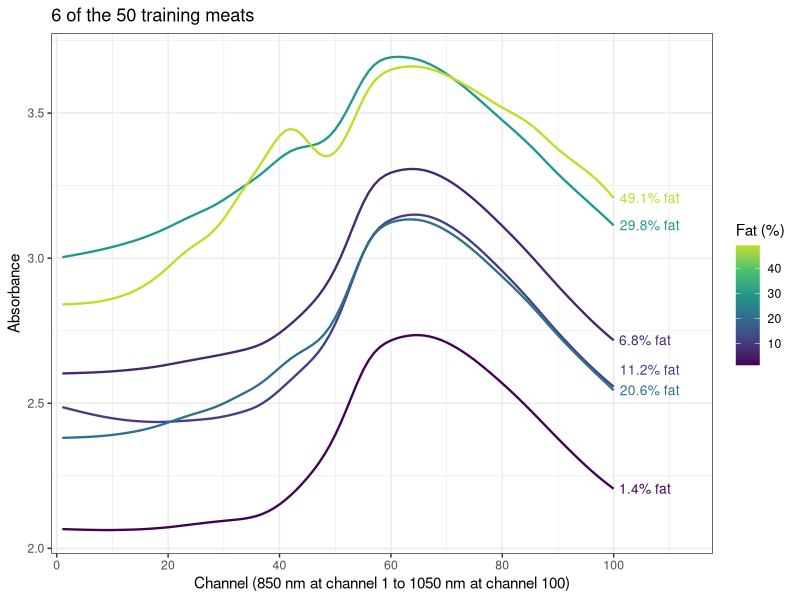
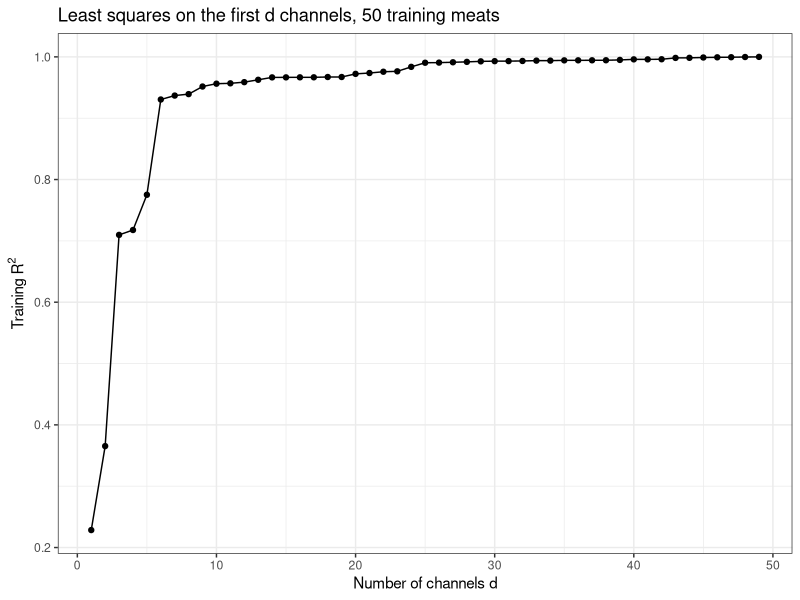
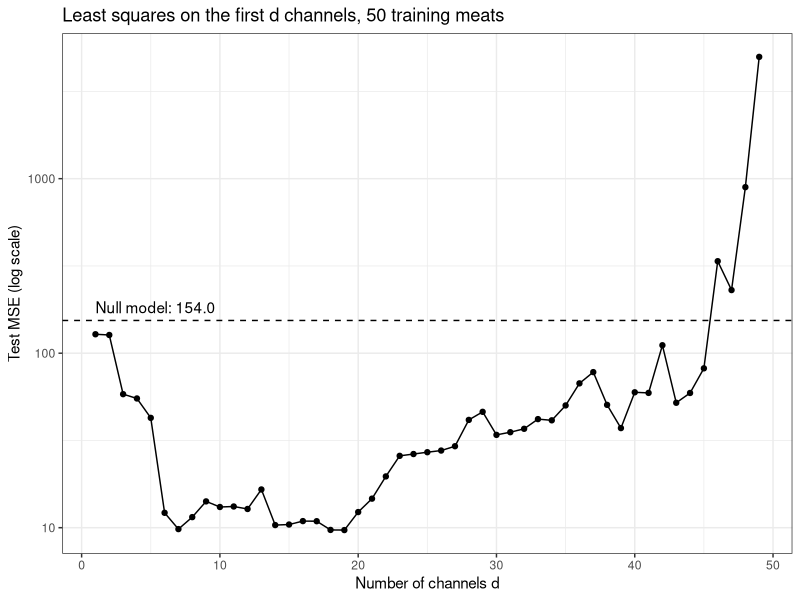
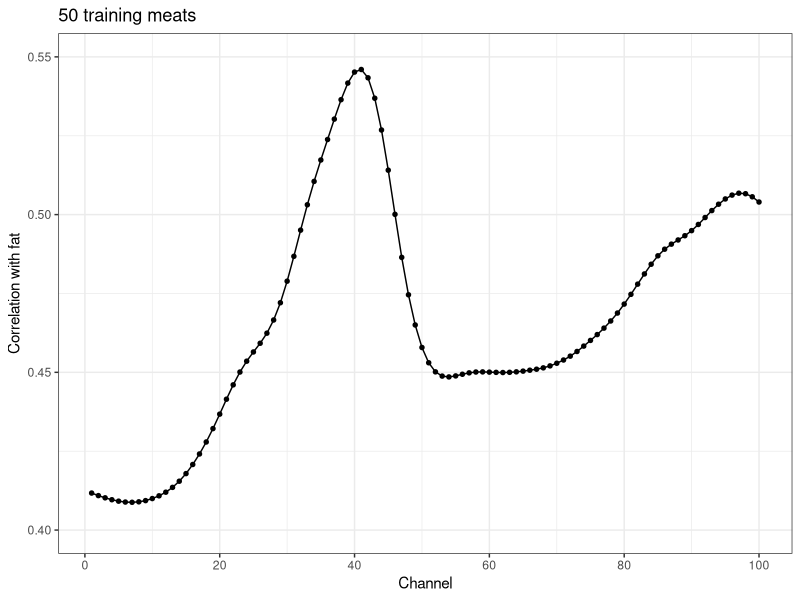
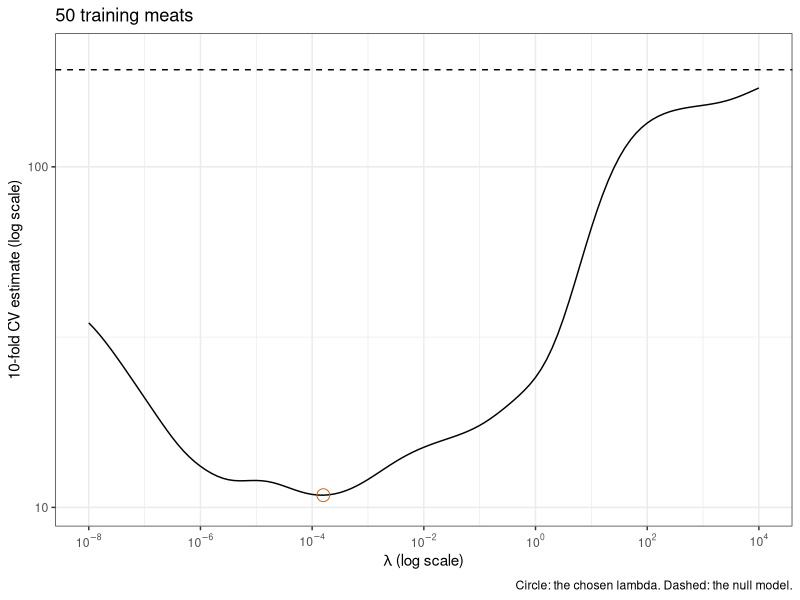
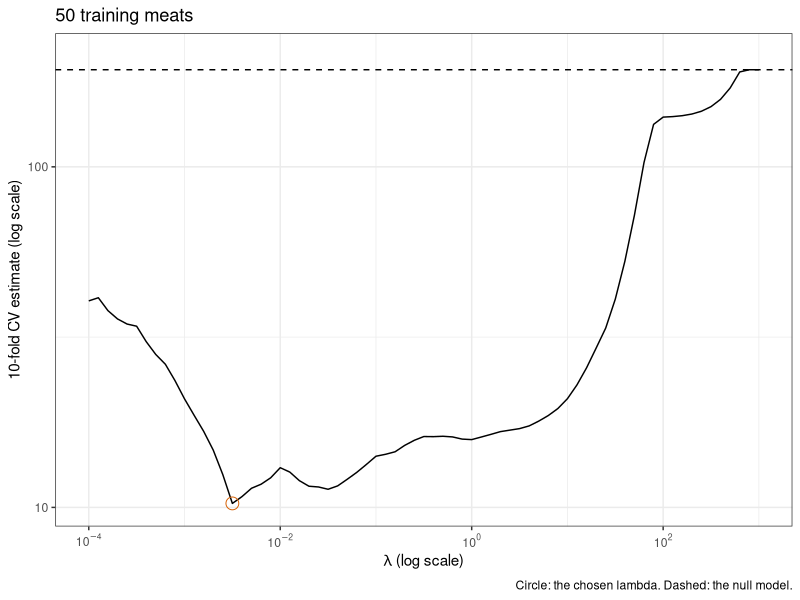
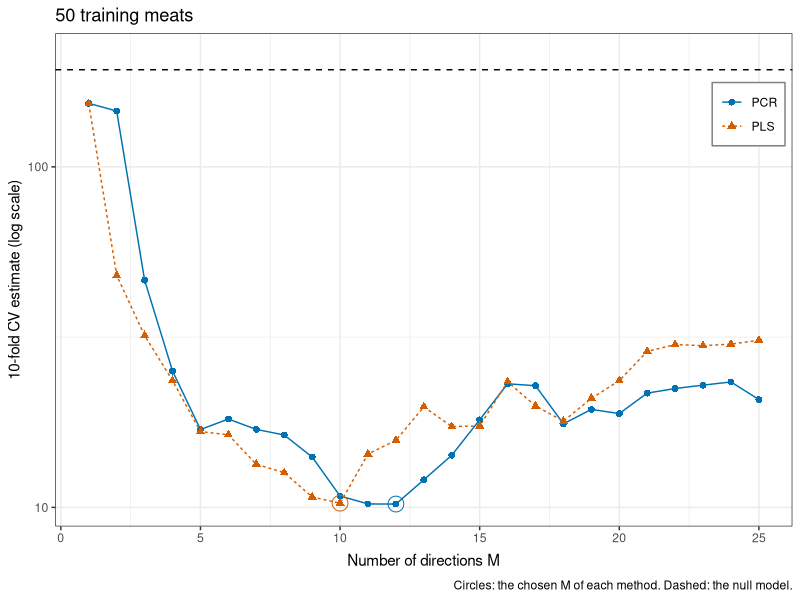
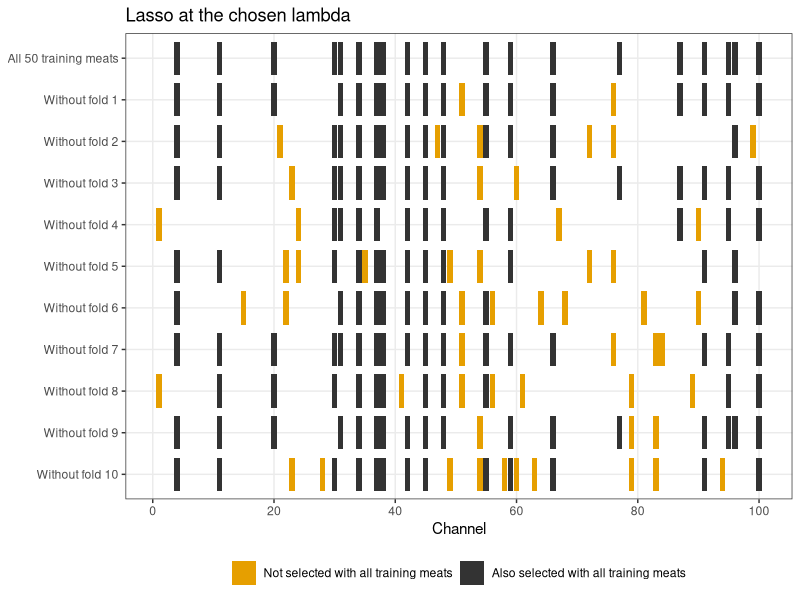

Write R code to recreate these figures, in order.
## ---- chunk 1
#| include: false
library("tidyverse")
library("glmnet")
library("pls")
theme_set(theme_bw())
set.seed(20261022)

# Fixed decimals with thousands separators, for use inside $...$, whose
# hyphen MathJax sets as a minus. Adding 0 after rounding turns a negative
# zero into 0.
fmt_math <- function(x, digits = 2) {
  rounded <- round(x, digits) + 0
  formatC(rounded, format = "f", digits = digits, big.mark = ",")
}

# The same for prose, where a negative value prints with a minus sign (the
# HTML entity) rather than a hyphen.
fmt <- function(x, digits = 2) {
  sub("^-", "&minus;", fmt_math(x, digits))
}

# Rounded down, for "at least" statements in prose.
fmt_floor <- function(x, digits = 2) {
  fmt(floor(x * 10^digits) / 10^digits, digits)
}

# A percentage, for prose.
pct <- function(x, digits = 1) {
  paste0(fmt(100 * x, digits), "%")
}

# A count with thousands separators, for prose.
big <- function(x) {
  format(x, big.mark = ",")
}

# A number in LaTeX scientific notation, for use inside $...$.
sci <- function(x, digits = 1) {
  magnitude <- abs(x)
  e <- floor(log10(magnitude))
  mantissa <- formatC(x / 10^e, format = "f", digits = digits)
  sprintf("%s \\times 10^{%d}", mantissa, e)
}

# A power of 10 as R code would write it, such as 1e-7, for prose.
power_text <- function(x) {
  sprintf("1e%d", round(log10(x)))
}

# A name set as code in prose.
code <- function(x) {
  paste0("`", x, "`")
}

# Color-blind-friendly palette.
okabe_ito <- c("#E69F00",
               "#56B4E9",
               "#009E73",
               "#D55E00",
               "#0072B2",
               "#CC79A7")
## ---- chunk 2
#| output: false
# The 100 absorbance columns.
channels <- sprintf("x_%03d", 1:100)
p <- length(channels)

# Rows that repeat an earlier row in every column, and the distinct meats.
meats_all <- modeldata::meats
n_duplicates <- sum(duplicated(meats_all))
meats <- distinct(meats_all)
n_meats <- nrow(meats)
## ---- chunk 3
# The training sample size.
n_train <- 50

# Training meats: a random sample; every other meat is a test meat.
train_id <- sample(n_meats, n_train)
train <- meats[train_id, ]
test <- meats[-train_id, ]
n_test <- nrow(test)

# Folds for 10-fold cross-validation of the training meats.
n_folds <- 10
fold_labels <- rep(seq_len(n_folds), length.out = n_train)
fold_id <- sample(fold_labels)

# Absorbances and fat of the training and test meats.
X_train <- as.matrix(train[channels])
X_test <- as.matrix(test[channels])
y_train <- train$fat
y_test <- test$fat

# Number of training meats whose spectra are plotted below.
n_show <- 6
## ---- chunk 4
#| output: false
# Training meats evenly spaced in rank of fat content.
ranks <- round(seq(1, n_train, length.out = n_show))
shown <- order(y_train)[ranks]

# One row per shown meat and channel.
spectra <- as_tibble(X_train[shown, ]) |>
  mutate(fat = y_train[shown], meat = factor(seq_len(n_show))) |>
  pivot_longer(all_of(channels),
               names_to = "channel",
               values_to = "absorbance") |>
  mutate(channel = as.integer(sub("x_", "", channel)))

# Heights for labels at y, moved up where needed so that consecutive labels
# are at least gap apart.
spread_labels <- function(y, gap) {
  sorted <- order(y)
  height <- y[sorted]
  for (i in seq_along(height)[-1]) {
    height[i] <- max(height[i], height[i - 1] + gap)
  }
  height[order(sorted)]
}

# Labels at the right end of each spectrum.
spectrum_ends <- filter(spectra, channel == p) |>
  mutate(label = paste0(fmt(fat, 1), "% fat"),
         absorbance = spread_labels(absorbance, gap = 0.07))

# Channel axis of every plot against channel: major lines every 20 channels,
# minor lines midway between them.
channel_axis <- function(...) {
  scale_x_continuous(breaks = seq(0, p, by = 20),
                     minor_breaks = seq(10, p + 10, by = 20),
                     ...)
}

# Absorbance against channel, one line per meat, labeled by fat content.
spectra_plot <- ggplot(spectra,
                       aes(x = channel,
                           y = absorbance,
                           group = meat,
                           color = fat)) +
  geom_line(linewidth = 0.8) +
  geom_text(data = spectrum_ends,
            aes(label = label),
            hjust = -0.1,
            size = 3.5,
            show.legend = FALSE) +
  scale_color_viridis_c(end = 0.9) +
  channel_axis(expand = expansion(mult = c(0.02, 0.18))) +
  scale_y_continuous(breaks = seq(2, 3.5, by = 0.5),
                     minor_breaks = seq(2.25, 3.75, by = 0.5)) +
  labs(x = "Channel (850 nm at channel 1 to 1050 nm at channel 100)",
       y = "Absorbance",
       color = "Fat (%)",
       title = paste(n_show, "of the", n_train, "training meats"))

# Range of fat content, the channel where the mean training spectrum peaks,
# and the correlation of fat with each meat's mean absorbance.
fat_range <- range(y_train)
peak_channel <- which.max(colMeans(X_train))
level_cor <- cor(y_train, rowMeans(X_train))

# The channel of the bump in the fattest spectrum shown: its highest point
# between channels 30 and 50, before the main rise.
bump_window <- 30:50
fattest <- shown[n_show]
bump_channel <- bump_window[which.max(X_train[fattest, bump_window])]

# Correlations between channels.
channel_cor <- cor(X_train)
min_cor <- min(channel_cor)
adjacent_cor <- diag(channel_cor[-1, -p])
## ---- chunk 5
#| echo: false
#| fig-width: 8
#| fig-height: 4.5
spectra_plot
## ---- chunk 6
# Least squares on all 100 channels.
all_formula <- reformulate(channels, response = "fat")
all_fit <- lm(all_formula, data = train)
all_estimates <- coef(all_fit)
n_na <- sum(is.na(all_estimates))
all_r2 <- summary(all_fit)$r.squared

# The last channel with an estimate.
last_estimated <- tail(names(all_estimates)[!is.na(all_estimates)], 1)
## ---- chunk 7
#| output: false
# Mean squared error of predictions y_hat of responses y.
mse <- function(y, y_hat) {
  mean((y - y_hat)^2)
}

# A random ordering of the channels.
channel_order <- sample(p)

# Least squares on the first d channels of the ordering: training R^2,
# training and test MSE, the overall F-test, sigma-hat, and the number of
# estimates with p-value below 0.05.
sweep_fit <- function(d) {
  # Fit least squares to the first d channels.
  kept <- channels[channel_order[seq_len(d)]]
  fit <- lm(reformulate(kept, response = "fat"), data = train)
  fit_summary <- summary(fit)
  has_df <- fit$df.residual > 0

  # The overall F-test, when the fit has residual degrees of freedom.
  f_p <- NA_real_
  n_small <- NA_integer_
  if (has_df) {
    f <- fit_summary$fstatistic
    f_p <- pf(f[1], f[2], f[3], lower.tail = FALSE)
    slope_p <- fit_summary$coefficients[-1, "Pr(>|t|)"]
    n_small <- sum(slope_p < 0.05)
  }

  # Summaries of the fit, one row.
  slopes <- coef(fit)[-1]
  tibble(d = d,
         rank = fit$rank,
         slope_min = min(slopes),
         slope_max = max(slopes),
         r2 = fit_summary$r.squared,
         rss = sum(residuals(fit)^2),
         train_mse = mse(y_train, fitted(fit)),
         test_mse = mse(y_test, predict(fit, test)),
         f_p = unname(f_p),
         n_small = n_small,
         sigma_hat = if (has_df) sigma(fit) else NA_real_,
         aic = AIC(fit),
         bic = BIC(fit))
}
sweep_sizes <- seq_len(n_train - 1)
sweep_results <- map(sweep_sizes, sweep_fit) |>
  list_rbind()

# Every model matrix has full column rank d + 1.
stopifnot(all(sweep_results$rank == sweep_results$d + 1))

# The null model: the training mean predicts every test meat.
null_test_mse <- mse(y_test, mean(y_train))

# Axis of d: major lines every 10 channels from 0 to n, minor lines midway
# between them.
d_axis <- scale_x_continuous(breaks = seq(0, n_train, by = 10),
                             minor_breaks = seq(5, n_train - 5, by = 10))

# Log-scale axis of a mean squared error: major lines at powers of 10, minor
# lines midway between them in log space.
mse_powers <- 0:4
mse_axis <- scale_y_log10(breaks = 10^mse_powers,
                          minor_breaks = 10^(mse_powers + 0.5))

# Training R^2 against d.
sweep_title <- paste("Least squares on the first d channels,",
                     n_train, "training meats")
r2_plot <- ggplot(sweep_results, aes(x = d, y = r2)) +
  geom_line() +
  geom_point(size = 1.5) +
  d_axis +
  scale_y_continuous(breaks = seq(0.2, 1, by = 0.2),
                     minor_breaks = seq(0.3, 0.9, by = 0.2)) +
  labs(x = "Number of channels d",
       y = expression("Training " * R^2),
       title = sweep_title)

# Test MSE against d on a log scale, with the null model's.
null_label <- paste0("Null model: ", fmt(null_test_mse, 1))
test_plot <- ggplot(sweep_results, aes(x = d, y = test_mse)) +
  geom_hline(yintercept = null_test_mse, linetype = "dashed") +
  annotate("text",
           x = 1,
           y = null_test_mse,
           label = null_label,
           hjust = 0,
           vjust = -0.6) +
  geom_line() +
  geom_point(size = 1.5) +
  d_axis +
  mse_axis +
  labs(x = "Number of channels d",
       y = "Test MSE (log scale)",
       title = sweep_title)

# The d with the smallest test MSE, and the fit with d = n - 1.
d_best <- sweep_results$d[which.min(sweep_results$test_mse)]
last <- filter(sweep_results, d == n_train - 1)

# A d in the middle of the sweep, for prose.
d_mid <- 10

# The d with the smallest AIC() and BIC(), and those values as text.
d_aic <- sweep_results$d[which.min(sweep_results$aic)]
d_bic <- sweep_results$d[which.min(sweep_results$bic)]
as_text <- function(x) {
  if (is.infinite(x)) "$-\\infty$" else fmt(x, 1)
}
aic_text <- as_text(min(sweep_results$aic))
bic_text <- as_text(min(sweep_results$bic))
## ---- chunk 8
#| echo: false
#| fig-width: 7
#| fig-height: 4.2
r2_plot
## ---- chunk 9
#| echo: false
#| fig-width: 7
#| fig-height: 4.2
test_plot
## ---- chunk 10
#| output: false
# The largest d whose overall F-test has p-value below 0.01.
f_level <- 0.01
shown_fit <- sweep_results |>
  filter(f_p < f_level) |>
  slice_max(d)
d_shown <- shown_fit$d
## ---- chunk 11
#| output: false
# Correlation of fat with each channel over the training meats.
fat_cor <- drop(cor(X_train, y_train))
cor_data <- tibble(channel = seq_len(p), cor = fat_cor)
best_channel <- which.max(abs(fat_cor))

# Correlation against channel.
cor_plot <- ggplot(cor_data, aes(x = channel, y = cor)) +
  geom_line() +
  geom_point(size = 1.2) +
  channel_axis() +
  scale_y_continuous(limits = c(0.4, 0.55),
                     breaks = seq(0.4, 0.55, by = 0.05),
                     minor_breaks = seq(0.425, 0.525, by = 0.05)) +
  labs(x = "Channel",
       y = "Correlation with fat",
       title = paste(n_train, "training meats"))
## ---- chunk 12
#| echo: false
#| fig-width: 7
#| fig-height: 3.8
cor_plot
## ---- chunk 13
#| output: false
# Standard deviation with divisor n.
sd_n <- function(v) {
  deviations <- v - mean(v)
  sqrt(mean(deviations^2))
}

# Standardize the columns of X with the given centers and scales.
standardize <- function(X, x_center, x_scale) {
  X_centered <- sweep(X, 2, x_center)
  sweep(X_centered, 2, x_scale, "/")
}

# Original-scale estimates, one column per lambda, from standardized-scale
# estimates B_std and the standardization of X and y.
original_scale <- function(B_std, X, y) {
  x_center <- colMeans(X)
  x_scale <- apply(X, 2, sd_n)
  b <- B_std / x_scale
  rbind(`(Intercept)` = mean(y) - colSums(b * x_center), b)
}

# Ridge estimates on the standardized scale for each lambda, from the
# singular value decomposition X_std = U D V'.
ridge_std <- function(X_std, y_centered, lambdas) {
  sv <- svd(X_std)
  shrink <- outer(sv$d, lambdas, function(d, l) d / (d^2 + l))
  u_y <- drop(crossprod(sv$u, y_centered))
  sv$v %*% (shrink * u_y)
}

# Lasso estimates on the standardized scale for each lambda, in decreasing
# order, by an active-set method. On the active set with signs s, the lasso
# conditions X_A'(y - X_A b_A) = (lambda / 2) s solve to a target; if the
# target keeps the signs it is the solution on that set, and a zero estimate
# whose condition |x_j'(y - X b)| <= lambda / 2 fails joins the set; if not,
# a line search to the target stops where the criterion is smallest and the
# estimates that reach zero there leave the set.
lasso_std <- function(X_std, y_centered, lambdas, max_steps = 1000) {
  p <- ncol(X_std)
  gram <- crossprod(X_std)
  xy <- drop(crossprod(X_std, y_centered))
  B <- matrix(0, p, length(lambdas))
  b <- numeric(p)

  # The criterion RSS + lambda * sum |b|.
  criterion <- function(b, lambda) {
    sum((y_centered - X_std %*% b)^2) + lambda * sum(abs(b))
  }

  for (k in seq_along(lambdas)) {
    half <- lambdas[k] / 2
    active <- which(b != 0)
    signs <- sign(b[active])
    converged <- FALSE

    for (step in seq_len(max_steps)) {
      if (length(active) > 0) {
        # Solve the conditions on the active set with these signs.
        gram_active <- gram[active, active, drop = FALSE]
        target <- drop(solve(gram_active, xy[active] - half * signs))

        # Signs change: line search to the target, then update the set.
        if (any(sign(target) != signs)) {
          direction <- numeric(p)
          direction[active] <- target - b[active]
          crossing <- -b[active] / direction[active]
          t_try <- c(crossing[crossing > 0 & crossing < 1], 1)
          values <- map_dbl(t_try, \(t) criterion(b + t * direction,
                                                  lambdas[k]))
          t_best <- t_try[which.min(values)]
          b <- b + t_best * direction
          b[active[crossing == t_best]] <- 0
          active <- which(b != 0)
          signs <- sign(b[active])
          next
        }
        b[] <- 0
        b[active] <- target
      }

      # The zero estimate whose condition fails by the most joins the set.
      gradient <- xy - drop(gram %*% b)
      excess <- abs(gradient) - half
      excess[active] <- -Inf
      if (max(excess) <= 1e-9 * half) {
        converged <- TRUE
        break
      }
      j <- which.max(excess)
      active <- c(active, j)
      signs <- c(signs, sign(gradient[j]))
    }

    stopifnot(converged)
    B[, k] <- b
  }
  B
}

# Ridge or lasso estimates on the original scale for each lambda.
penalized_path <- function(X, y, lambdas, std_fit) {
  x_center <- colMeans(X)
  x_scale <- apply(X, 2, sd_n)
  X_std <- standardize(X, x_center, x_scale)
  y_centered <- y - mean(y)
  B_std <- std_fit(X_std, y_centered, lambdas)
  original_scale(B_std, X, y)
}

# Grids of lambda, in decreasing order.
ridge_grid <- 10^seq(4, -8, length.out = 121)
lasso_grid <- 10^seq(3, -4, length.out = 71)

# Ridge and lasso paths for the data X and y.
ridge_path <- function(X, y) {
  penalized_path(X, y, ridge_grid, ridge_std)
}
lasso_path <- function(X, y) {
  penalized_path(X, y, lasso_grid, lasso_std)
}

# Both fit to the training meats.
B_ridge <- ridge_path(X_train, y_train)
B_lasso <- lasso_path(X_train, y_train)

# The standardized training features, for checking the lasso conditions.
x_center <- colMeans(X_train)
x_scale <- apply(X_train, 2, sd_n)
X_std <- standardize(X_train, x_center, x_scale)
y_centered <- y_train - mean(y_train)

# Largest failure of the lasso conditions over the grid, relative to
# lambda / 2.
condition_gap <- function(b_std, lambda) {
  gradient <- drop(crossprod(X_std, y_centered - X_std %*% b_std))
  nonzero <- b_std != 0
  on_set <- abs(gradient[nonzero] - lambda / 2 * sign(b_std[nonzero]))
  off_set <- pmax(abs(gradient[!nonzero]) - lambda / 2, 0)
  max(c(on_set, off_set, 0)) / (lambda / 2)
}
B_lasso_std <- B_lasso[-1, ] * x_scale
lasso_gaps <- map_dbl(seq_along(lasso_grid),
                      \(k) condition_gap(B_lasso_std[, k], lasso_grid[k]))
## ---- chunk 14
#| output: false
# Sums of squared errors of held-out fold l, for every value of the tuning
# parameter, from the estimates that path() computes from the training folds.
fold_sse <- function(l, path) {
  out <- fold_id == l
  B <- path(X_train[!out, ], y_train[!out])
  y_hat <- cbind(1, X_train[out, ]) %*% B
  colSums((y_train[out] - y_hat)^2)
}

# Cross-validation estimate for every value of the tuning parameter.
cv_estimate <- function(path) {
  sse <- sapply(seq_len(n_folds), fold_sse, path = path)
  rowSums(sse) / n_train
}

# Ridge regression and the lasso, and the lambda with the smallest estimate.
cv_ridge <- cv_estimate(ridge_path)
cv_lasso <- cv_estimate(lasso_path)
k_ridge <- which.min(cv_ridge)
k_lasso <- which.min(cv_lasso)
lambda_ridge <- ridge_grid[k_ridge]
lambda_lasso <- lasso_grid[k_lasso]

# PCR and PLS with up to M_max directions, cross-validated by pcr() and
# plsr() on the same folds; both standardize within each fold.
M_max <- 25
segments <- split(seq_len(n_train), fold_id)
pcr_fit <- pcr(all_formula,
               ncomp = M_max,
               data = train,
               scale = TRUE,
               validation = "CV",
               segments = segments)
pls_fit <- plsr(all_formula,
                ncomp = M_max,
                data = train,
                scale = TRUE,
                validation = "CV",
                segments = segments)
cv_of <- function(fit) {
  MSEP(fit, estimate = "CV", intercept = FALSE)$val[1, 1, ]
}
cv_pcr <- cv_of(pcr_fit)
cv_pls <- cv_of(pls_fit)
M_pcr <- which.min(cv_pcr)
M_pls <- which.min(cv_pls)

# Null model: the mean of the training folds predicts the held-out fold.
null_sse <- function(l) {
  out <- fold_id == l
  sum((y_train[out] - mean(y_train[!out]))^2)
}
cv_null <- sum(map_dbl(seq_len(n_folds), null_sse)) / n_train

# Shared look of the three tabs: the null model's estimate dashed, the
# chosen value circled, a log-scale estimate, and the same y limits, from the
# smallest estimate of any method to a little above the null model's.
cv_ylim <- c(min(cv_ridge, cv_lasso, cv_pcr, cv_pls), 1.1 * cv_null)
cv_axis_label <- paste0(n_folds, "-fold CV estimate (log scale)")
cv_title <- paste(n_train, "training meats")
cv_layers <- list(
  geom_hline(yintercept = cv_null, linetype = "dashed"),
  mse_axis,
  coord_cartesian(ylim = cv_ylim),
  labs(y = cv_axis_label, title = cv_title)
)

# Axis of lambda over both grids: major lines every 2 powers of 10, minor
# lines midway between them in log space.
lambda_axis <- scale_x_log10(breaks = 10^seq(-8, 4, by = 2),
                             minor_breaks = 10^seq(-9, 5, by = 2),
                             labels = scales::label_log())

# The estimate against lambda for one of ridge regression and the lasso.
lambda_cv_plot <- function(grid, cv, k_chosen) {
  chosen <- tibble(lambda = grid[k_chosen], cv = cv[k_chosen])
  ggplot(tibble(lambda = grid, cv = cv), aes(x = lambda, y = cv)) +
    cv_layers +
    geom_line() +
    geom_point(data = chosen, size = 4, shape = 1, color = "#D55E00") +
    lambda_axis +
    labs(x = expression(lambda ~ "(log scale)"),
         caption = "Circle: the chosen lambda. Dashed: the null model.")
}
ridge_cv_plot <- lambda_cv_plot(ridge_grid, cv_ridge, k_ridge)
lasso_cv_plot <- lambda_cv_plot(lasso_grid, cv_lasso, k_lasso)

# PCR and PLS against M, with the chosen M of each circled.
method_levels <- c("PCR", "PLS")
direction_cv <- tibble(method = factor(rep(method_levels, each = M_max),
                                       levels = method_levels),
                       M = rep(seq_len(M_max), 2),
                       cv = c(cv_pcr, cv_pls))
direction_chosen <- tibble(method = factor(method_levels,
                                           levels = method_levels),
                           M = c(M_pcr, M_pls),
                           cv = c(cv_pcr[M_pcr], cv_pls[M_pls]))
direction_cv_plot <- ggplot(direction_cv,
                            aes(x = M,
                                y = cv,
                                color = method,
                                linetype = method,
                                shape = method)) +
  cv_layers +
  geom_line() +
  geom_point(size = 2) +
  geom_point(data = direction_chosen,
             size = 5,
             shape = 1,
             show.legend = FALSE) +
  scale_color_manual(values = okabe_ito[c(5, 4)]) +
  scale_x_continuous(breaks = seq(0, M_max, by = 5),
                     minor_breaks = seq(2.5, M_max - 2.5, by = 5)) +
  labs(x = "Number of directions M",
       color = NULL,
       linetype = NULL,
       shape = NULL,
       caption = paste("Circles: the chosen M of each method.",
                       "Dashed: the null model.")) +
  theme(legend.position = "inside",
        legend.position.inside = c(0.99, 0.9),
        legend.justification = c(1, 1),
        legend.background = element_rect(color = "grey50"))

# Line up the panels of the three tabs: the lambda axes use expressions, whose
# labels are taller than the plain labels of the M axis.
cv_aligned <- patchwork::align_patches(ridge_cv_plot,
                                       lasso_cv_plot,
                                       direction_cv_plot)
ridge_cv_tab <- cv_aligned[[1]]
lasso_cv_tab <- cv_aligned[[2]]
direction_cv_tab <- cv_aligned[[3]]

# Principal component variances of the standardized training features, and
# ridge regression's factor v_m / (v_m + lambda / n) on each component.
v <- eigen(crossprod(X_std) / n_train,
           symmetric = TRUE,
           only.values = TRUE)$values
ridge_factor <- v / (v + lambda_ridge / n_train)
n_half <- sum(ridge_factor >= 0.5)

# Smallest estimate of each method.
cv_minima <- c(min(cv_ridge), min(cv_lasso), min(cv_pcr), min(cv_pls))

# Number of nonzero lasso estimates at the chosen lambda.
lasso_nonzero <- sum(B_lasso[-1, k_lasso] != 0)
## ---- chunk 15
#| echo: false
#| fig-width: 7
#| fig-height: 4.2
ridge_cv_tab
## ---- chunk 16
#| echo: false
#| fig-width: 7
#| fig-height: 4.2
lasso_cv_tab
## ---- chunk 17
#| echo: false
#| fig-width: 7
#| fig-height: 4.2
direction_cv_tab
## ---- chunk 18
#| output: false
# Test predictions of the four chosen fits.
ridge_pred <- drop(cbind(1, X_test) %*% B_ridge[, k_ridge])
lasso_pred <- drop(cbind(1, X_test) %*% B_lasso[, k_lasso])
pcr_pred <- predict(pcr_fit, test, ncomp = M_pcr)[, 1, 1]
pls_pred <- predict(pls_fit, test, ncomp = M_pls)[, 1, 1]

# Test MSE of each, and of the null model.
test_mse <- c(null = null_test_mse,
              ridge = mse(y_test, ridge_pred),
              lasso = mse(y_test, lasso_pred),
              pcr = mse(y_test, pcr_pred),
              pls = mse(y_test, pls_pred))

# Table of the tuning parameters, nonzero estimates, cross-validation
# estimates, and test MSE.
tuning_text <- c("",
                 paste0("$\\lambda = ", sci(lambda_ridge), "$"),
                 paste0("$\\lambda = ", sci(lambda_lasso), "$"),
                 paste0("$M = ", M_pcr, "$"),
                 paste0("$M = ", M_pls, "$"))
cv_values <- c(cv_null,
               cv_ridge[k_ridge],
               cv_lasso[k_lasso],
               cv_pcr[M_pcr],
               cv_pls[M_pls])
test_tibble <- tibble(Method = c("Null", "Ridge", "Lasso", "PCR", "PLS"),
                      tuning = tuning_text,
                      nonzero = c(0, p, lasso_nonzero, p, p),
                      cv = fmt(cv_values, 2),
                      test = fmt(test_mse, 2))
test_columns <- c("Method",
                  "Tuning",
                  "Nonzero",
                  paste0(n_folds, "-fold CV"),
                  "Test MSE")
test_table <- knitr::kable(test_tibble,
                           col.names = test_columns,
                           align = "llrrr")

# glmnet() at its defaults, at the chosen lambdas: lambda_glmnet is
# lambda * s_y / n for ridge regression and lambda / (2 n) for the lasso.
default_thresh <- formals(glmnet)$thresh
s_y <- sd_n(y_train)
glmnet_ridge <- glmnet(X_train,
                       y_train,
                       alpha = 0,
                       lambda = lambda_ridge * s_y / n_train)
glmnet_ridge_pred <- predict(glmnet_ridge, X_test)
glmnet_ridge_gap <- max(abs(glmnet_ridge_pred - ridge_pred))
glmnet_lasso <- glmnet(X_train,
                       y_train,
                       alpha = 1,
                       lambda = lasso_grid / (2 * n_train))
b_glmnet <- glmnet_lasso$beta[, k_lasso] * x_scale
lasso_criterion <- function(b_std, lambda) {
  sum((y_centered - X_std %*% b_std)^2) + lambda * sum(abs(b_std))
}
criterion_exact <- lasso_criterion(B_lasso_std[, k_lasso], lambda_lasso)
criterion_glmnet <- lasso_criterion(b_glmnet, lambda_lasso)
glmnet_lasso_pred <- predict(glmnet_lasso, X_test)[, k_lasso]
glmnet_lasso_test <- mse(y_test, glmnet_lasso_pred)

# glmnet() with a tight tolerance, which finishes in seconds for the lasso
# with lambda >= 1.
lasso_thresh <- 1e-12
lasso_maxit <- 1e9
large <- lasso_grid >= 1
glmnet_tight <- glmnet(X_train,
                       y_train,
                       alpha = 1,
                       lambda = lasso_grid[large] / (2 * n_train),
                       thresh = lasso_thresh,
                       maxit = lasso_maxit)
tight_pred <- predict(glmnet_tight, X_test)
exact_large <- cbind(1, X_test) %*% B_lasso[, large]
tight_gap <- max(abs(tight_pred - exact_large))

# Criteria of the tight glmnet() fit and the active-set fit at lambda = 1.
lambda_check <- 1
k_check <- which.min(abs(lasso_grid[large] - lambda_check))
b_tight <- glmnet_tight$beta[, k_check] * x_scale
b_exact <- B_lasso_std[, which(large)[k_check]]
criterion_tight <- lasso_criterion(b_tight, lambda_check)
criterion_check <- lasso_criterion(b_exact, lambda_check)

# The same check for ridge regression at lambda = 1.
ridge_thresh <- 1e-14
ridge_maxit <- 1e7
ridge_tight <- glmnet(X_train,
                      y_train,
                      alpha = 0,
                      lambda = lambda_check * s_y / n_train,
                      thresh = ridge_thresh,
                      maxit = ridge_maxit)
ridge_check <- penalized_path(X_train, y_train, lambda_check, ridge_std)
ridge_tight_pred <- predict(ridge_tight, X_test)
ridge_check_pred <- cbind(1, X_test) %*% ridge_check
ridge_tight_gap <- max(abs(ridge_tight_pred - ridge_check_pred))

# The methods with the smallest and largest test MSE, for prose.
method_names <- c(ridge = "ridge regression",
                  lasso = "the lasso",
                  pcr = "PCR",
                  pls = "PLS")
method_mse <- test_mse[names(method_names)]
best_method <- method_names[[names(which.min(method_mse))]]
worst_method <- method_names[[names(which.max(method_mse))]]
dense_mse <- method_mse[c("ridge", "pcr", "pls")]
dense_better <- all(dense_mse <= method_mse["lasso"])
## ---- chunk 19
#| echo: false
test_table
## ---- chunk 20
#| output: false
# Channels with a nonzero lasso estimate at the chosen lambda, fit to the
# training meats outside fold l.
fold_selected <- function(l) {
  out <- fold_id == l
  B <- lasso_path(X_train[!out, ], y_train[!out])
  which(B[-1, k_lasso] != 0)
}
selected_folds <- map(seq_len(n_folds), fold_selected)
selected_all <- which(B_lasso[-1, k_lasso] != 0)

# One row per fit and selected channel.
fit_labels <- c(paste("All", n_train, "training meats"),
                paste("Without fold", seq_len(n_folds)))
selected_data <- tibble(fit = fit_labels,
                        channel = c(list(selected_all), selected_folds)) |>
  unnest(channel) |>
  mutate(fit = factor(fit, levels = rev(fit_labels)),
         in_all = channel %in% selected_all)

# A tile for each selected channel, shaded by whether the fit to all the
# training meats selects it too.
in_all_labels <- c(`TRUE` = "Also selected with all training meats",
                   `FALSE` = "Not selected with all training meats")
selected_plot <- ggplot(selected_data,
                        aes(x = channel, y = fit, fill = in_all)) +
  geom_tile(width = 0.9, height = 0.8) +
  scale_fill_manual(values = c(`TRUE` = "grey20", `FALSE` = "#E69F00"),
                    labels = in_all_labels) +
  channel_axis(limits = c(0.5, p + 0.5)) +
  labs(x = "Channel",
       y = NULL,
       fill = NULL,
       title = "Lasso at the chosen lambda") +
  theme(legend.position = "bottom",
        panel.grid.minor = element_blank())

# Channels selected in every fit, and in any fit.
selected_every <- Reduce(intersect, selected_folds) |>
  intersect(selected_all)
selected_any <- Reduce(union, selected_folds) |>
  union(selected_all)
n_distinct_sets <- length(unique(map(c(list(selected_all), selected_folds),
                                     sort)))

# Test MSE of each fold's lasso fit.
fold_test_mse <- function(l) {
  out <- fold_id == l
  B <- lasso_path(X_train[!out, ], y_train[!out])
  mse(y_test, cbind(1, X_test) %*% B[, k_lasso])
}
fold_tests <- map_dbl(seq_len(n_folds), fold_test_mse)
## ---- chunk 21
#| echo: false
#| fig-width: 8
#| fig-height: 4.2
selected_plot
